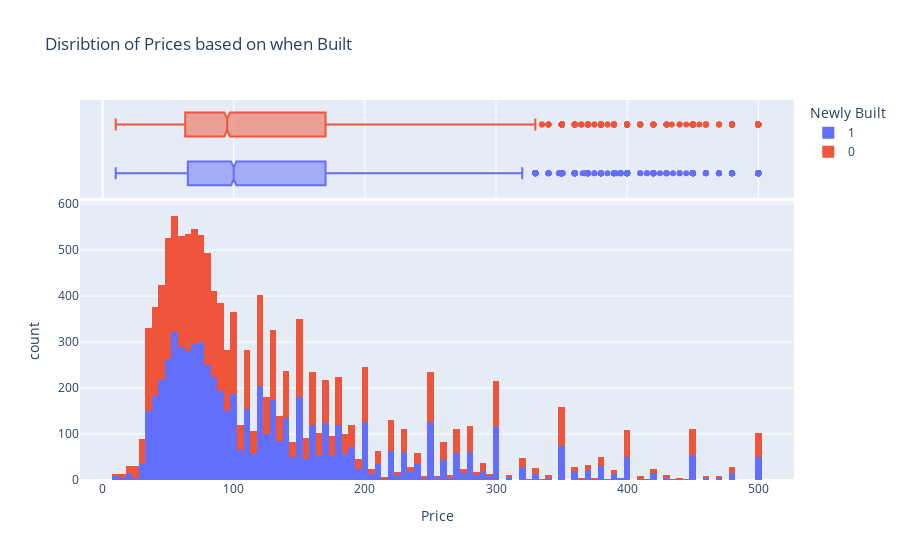

The code cell stored with this chart in its notebook:
### Markdown cell above
It seems the average price for sale of a house in Lagos is about 55 million naira

### Code cell
px.histogram(data_frame=lagos, x="Price",marginal="box", nbins=120,
             color="Newly Built", title="Disribtion of Prices based on when Built")

### Figure 1 — Plotly figure (JSON) as saved in the notebook; plotly's stock layout.template omitted (floating-point values rounded to 4 significant figures; data arrays with more than 128 entries replaced by an {"elided": "..."} marker saying what was removed)
{"data": [{"alignmentgroup": "True", "bingroup": "x", "hovertemplate": "Newly Built=1<br>Price=%{x}<br>count=%{y}<extra></extra>", "legendgroup": "1", "marker": {"color": "#636efa", "pattern": {"shape": ""}}, "name": "1", "nbinsx": 120, "offsetgroup": "1", "orientation": "v", "showlegend": true, "type": "histogram", "x": {"elided": "6498 float values"}, "xaxis": "x", "yaxis": "y"}, {"alignmentgroup": "True", "hovertemplate": "Newly Built=1<br>Price=%{x}<extra></extra>", "legendgroup": "1", "marker": {"color": "#636efa"}, "name": "1", "notched": true, "offsetgroup": "1", "showlegend": false, "type": "box", "x": {"elided": "6498 float values"}, "xaxis": "x2", "yaxis": "y2"}, {"alignmentgroup": "True", "bingroup": "x", "hovertemplate": "Newly Built=0<br>Price=%{x}<br>count=%{y}<extra></extra>", "legendgroup": "0", "marker": {"color": "#EF553B", "pattern": {"shape": ""}}, "name": "0", "nbinsx": 120, "offsetgroup": "0", "orientation": "v", "showlegend": true, "type": "histogram", "x": {"elided": "5850 float values"}, "xaxis": "x", "yaxis": "y"}, {"alignmentgroup": "True", "hovertemplate": "Newly Built=0<br>Price=%{x}<extra></extra>", "legendgroup": "0", "marker": {"color": "#EF553B"}, "name": "0", "notched": true, "offsetgroup": "0", "showlegend": false, "type": "box", "x": {"elided": "5850 float values"}, "xaxis": "x2", "yaxis": "y2"}], "layout": {"barmode": "relative", "legend": {"title": {"text": "Newly Built"}, "tracegroupgap": 0}, "title": {"text": "Disribtion of Prices based on when Built"}, "xaxis": {"anchor": "y", "domain": [0, 1], "title": {"text": "Price"}}, "xaxis2": {"anchor": "y2", "domain": [0, 1], "matches": "x", "showgrid": true, "showticklabels": false}, "yaxis": {"anchor": "x", "domain": [0, 0.7326], "title": {"text": "count"}}, "yaxis2": {"anchor": "x2", "domain": [0.7426, 1], "matches": "y2", "showgrid": false, "showline": false, "showticklabels": false, "ticks": ""}}}
